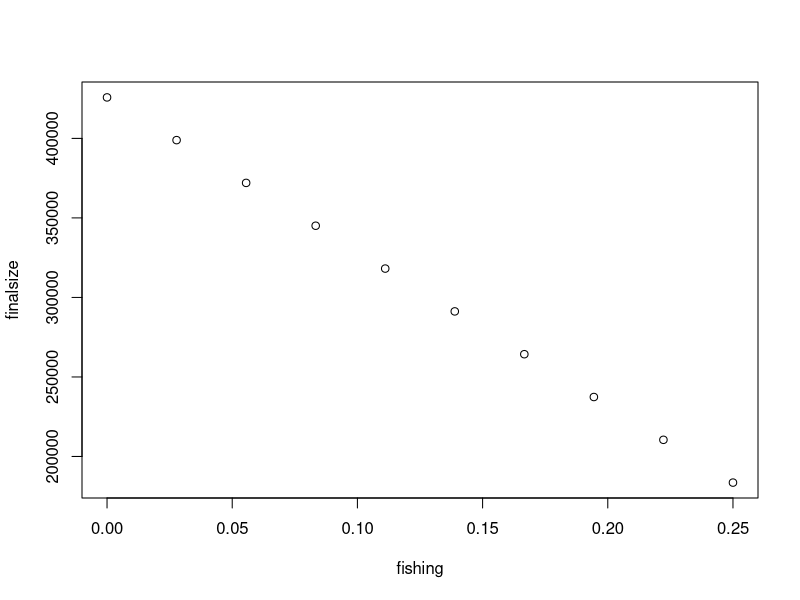
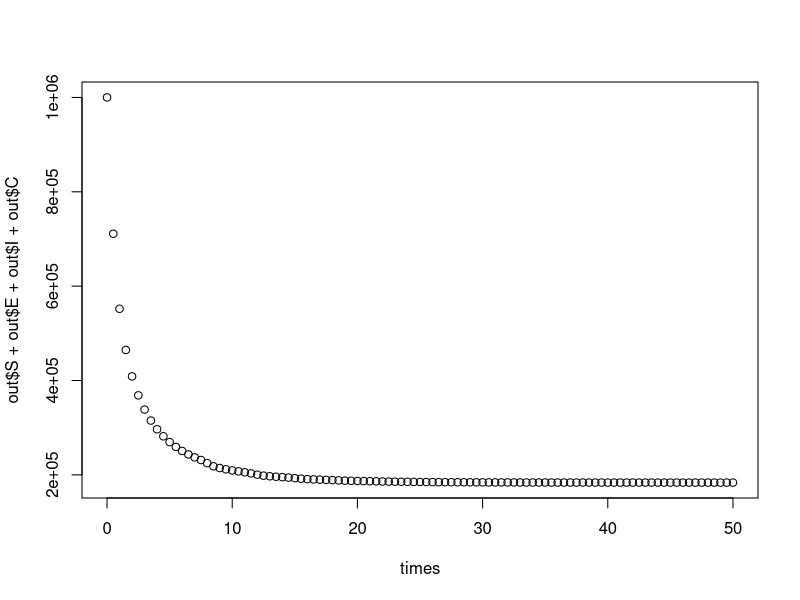

Generate these figures, in order, with R:
rm(list=ls(all=TRUE)) #clears workspace

# Install these packages if you haven't already
# install.packages("Rtools")
# install.packages("deSolve")

# Load deSolve package
library(deSolve)

# Create an SEIC function
seic <- function(time, state, parameters) {
  
  with(as.list(c(state, parameters)), {
  
    dS <- (b-c*(S+E+I+C))*(S+E+I+C) - (mu+f)*S - beta*S*(I/(S+E+I+C)) 
    dE <- beta*S*(I/(S+E+I+C)) - (mu+f+gamma)*E
    dI <- gamma*E - (mu+f+alpha+rho)*I
    dC <- rho*I - (mu+f)*C
    
    return(list(c(dS, dE, dI, dC)))
  })
}

## Set parameters and time frame
init       <- c(S= 1000000, E = 100, I = 0, C = 0)
fishing <- seq(0,0.25,length=10)
times      <- seq(0, 50, by = 0.5)

finalsize <- numeric(length(fishing)) # a vector to hold the solutions

for(i in seq_along(fishing)){
  parameters <- c(gamma = 91.25, rho = 30, beta = 45, b = 0.6, mu = 0.15, c = 1.05e-06,alpha = 2,f = fishing[i])
  out <- as.data.frame(
    out <- ode(
      y = init, 
      times = times, 
      func = seic, 
      parms = parameters
      )
    )
  finalsize[i] <- tail(out$S+out$E+out$I+out$C,1)
}

plot(fishing,finalsize)

## Solve using ode (General Solver for Ordinary Differential Equations)
out <- ode(y = init, times = times, func = seic, parms = parameters)
## change to data frame
out <- as.data.frame(out)

## Plot
plot(times,out$S+out$E+out$I+out$C)
